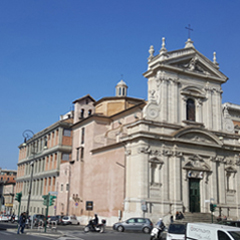
#> input picture Chap09/images/dft_240.jpg, 240 x 240 px
$ python 12.py
#> lines starting #> are read from the running program, lines starting #| are printed output that depends on the picture
# 다시 풀이

import numpy as np
import cv2

def calc_spectrum(complex):
    if complex.ndim == 2:
        dst = abs(complex)
    else:
        dst = cv2.magnitude(complex[:, :, 0], complex[:, :, 1])
    dst = 20 * np.log(dst + 1)
    return cv2.convertScaleAbs(dst)

def fftshift(img):
    dst = np.zeros(img.shape, img.dtype)
    h, w = dst.shape[:2]
    cy, cx = h // 2, w // 2

    dst[h-cy:, w-cx:] = np.copy(img[0:cy, 0:cx])
    dst[0:cy, 0:cx] = np.copy(img[h-cy:, w-cx:])
    dst[0:cy, w-cx:] = np.copy(img[h-cy:, 0:cx])
    dst[h-cy:, 0:cx] = np.copy(img[0:cy, w-cx:])

    return dst

image = cv2.imread('../images/dft_240.jpg', cv2.IMREAD_GRAYSCALE)
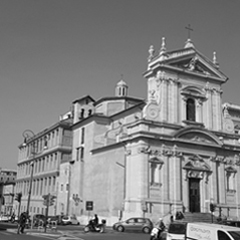
#> image: shape (240, 240); min 0, max 255, mean 130.4
if image is None:
    raise Exception("영상파일 읽기 에러")

h, w = image.shape[:2]
#> h = 240; w = 240

# 2의 자승 크기 구하기
padded_h = cv2.getOptimalDFTSize(h)
#> padded_h = 240
padded_w = cv2.getOptimalDFTSize(w)
#> padded_w = 240

# 영삽입 영상 생성
padded = np.zeros((padded_h, padded_w), np.float32)
padded[:h, :w] = image.astype(np.float32)

# 영삽입된 영상으로 DFT
dft = cv2.dft(padded, flags=cv2.DFT_COMPLEX_OUTPUT)

# 스펙트럼
spectrum = calc_spectrum(fftshift(dft))
#> in calc_spectrum, `dst = cv2.magnitude(complex[:, :, 0], complex[:, :, 1])`:
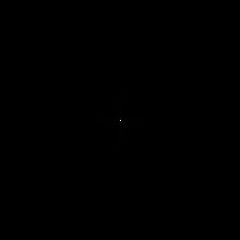
#> dst: shape (240, 240) float32; min 1.26, max 7513396.5, mean 4196.9; drawn with min black and max white
#> in calc_spectrum, `dst = 20 * np.log(dst + 1)`:
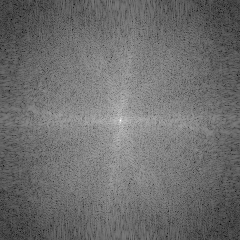
#> dst: shape (240, 240) float32; min 16.26, max 316.6, mean 146.2; drawn with min black and max white
#> in calc_spectrum, `return cv2.convertScaleAbs(dst)`:
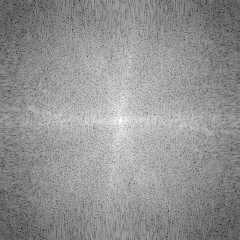
#> returned value: shape (240, 240); min 16, max 255, mean 146.2

# 1. 영삽입이 있는 상태로 IFFT
idft_padded = cv2.idft(dft, flags=cv2.DFT_SCALE | cv2.DFT_REAL_OUTPUT)

# 2. 영삽입 제거한 결과 영상
idft_removed = idft_padded[:h, :w]

cv2.imshow("image", image)
cv2.imshow("zero padded image", cv2.convertScaleAbs(padded))
cv2.imshow("spectrum", spectrum)

cv2.imshow("IFFT with zero padding", cv2.convertScaleAbs(idft_padded))
cv2.imshow("IFFT removed zero padding", cv2.convertScaleAbs(idft_removed))

cv2.waitKey(0)
cv2.destroyAllWindows()

$ run again, with Chap09/images/dft_300.jpg copied over Chap09/images/dft_240.jpg
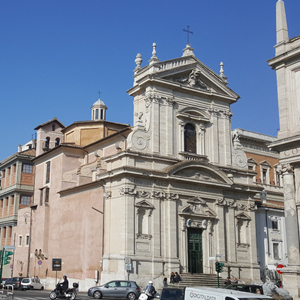
#> input picture Chap09/images/dft_300.jpg, 300 x 300 px
#> in calc_spectrum, `dst = 20 * np.log(dst + 1)`:
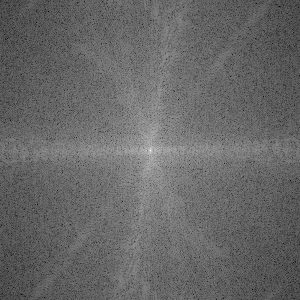
#> dst: shape (300, 300) float32; min 48.97, max 326.2, mean 161.9; drawn with min black and max white
#> in calc_spectrum, `return cv2.convertScaleAbs(dst)`:
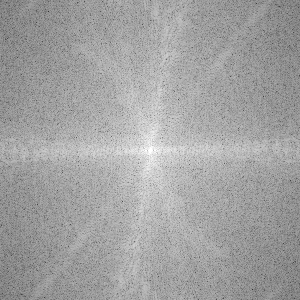
#> returned value: shape (300, 300); min 49, max 255, mean 161.9
